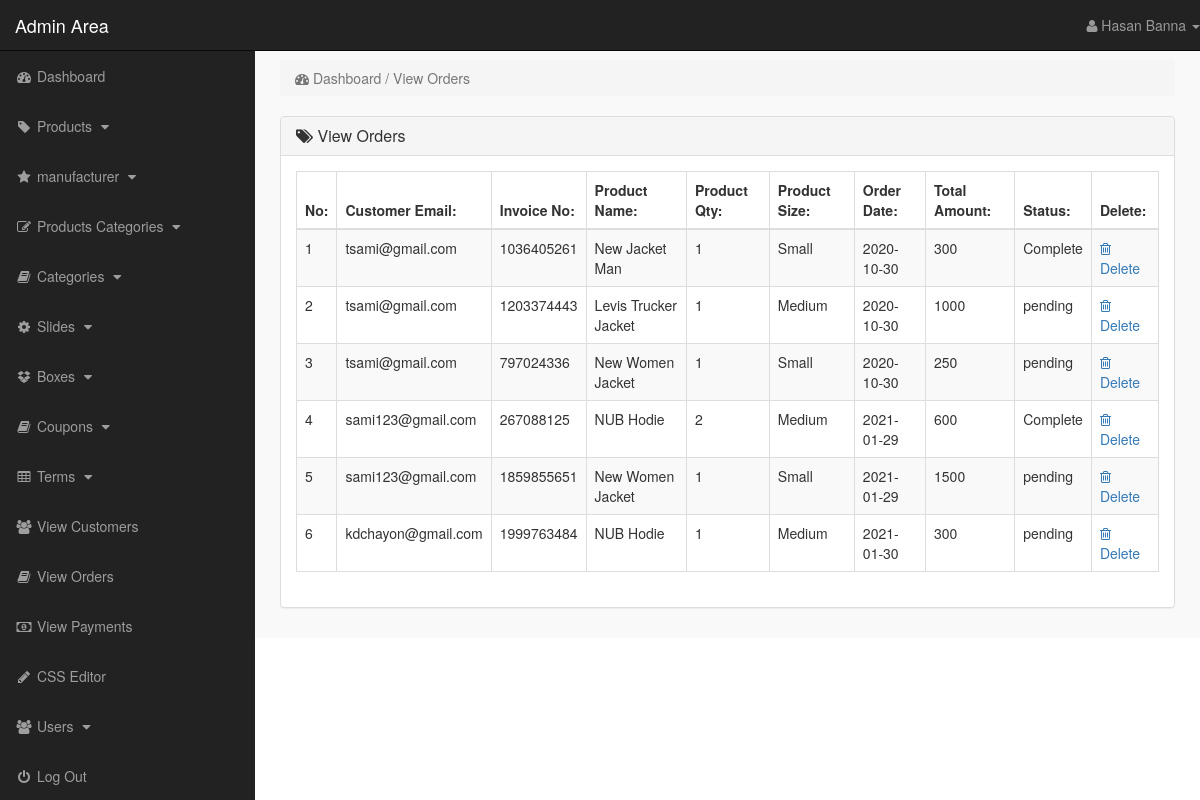
/admin_area/index.php?view_orders (signed in), run on the app's committed database.
### tables this page shows
CREATE TABLE `pending_orders` (
  `order_id` int(10) NOT NULL,
  `customer_id` int(10) NOT NULL,
  `invoice_no` int(10) NOT NULL,
  `product_id` text NOT NULL,
  `qty` int(10) NOT NULL,
  `size` text NOT NULL,
  `order_status` text NOT NULL
);

CREATE TABLE `customers` (
  `customer_id` int(10) NOT NULL,
  `customer_name` varchar(255) NOT NULL,
  `customer_email` varchar(255) NOT NULL,
  `customer_pass` varchar(255) NOT NULL,
  `token` int(11) NOT NULL,
  `status` int(11) NOT NULL,
  `customer_country` text NOT NULL,
  `customer_city` text NOT NULL,
  `customer_contact` varchar(255) NOT NULL,
  `customer_address` text NOT NULL,
  `customer_image` text NOT NULL,
  `customer_ip` varchar(100) NOT NULL
);

CREATE TABLE `products` (
  `product_id` int(10) NOT NULL,
  `p_cat_id` int(10) NOT NULL,
  `cat_id` int(10) NOT NULL,
  `manufacturer_id` int(10) NOT NULL,
  `date` timestamp NOT NULL DEFAULT current_timestamp() ON UPDATE current_timestamp(),
  `product_title` text NOT NULL,
  `product_url` text NOT NULL,
  `product_img1` text NOT NULL,
  `product_img2` text NOT NULL,
  `product_img3` text NOT NULL,
  `product_price` int(10) NOT NULL,
  `product_keywords` text NOT NULL,
  `product_desc` text NOT NULL,
  `product_features` text NOT NULL,
  `product_video` text NOT NULL,
  `product_label` text NOT NULL,
  `product_sale` int(100) NOT NULL
);

CREATE TABLE `customer_orders` (
  `order_id` int(10) NOT NULL,
  `customer_id` int(10) NOT NULL,
  `due_amount` int(100) NOT NULL,
  `invoice_no` int(100) NOT NULL,
  `qty` int(10) NOT NULL,
  `size` text NOT NULL,
  `order_date` date NOT NULL,
  `order_status` text NOT NULL
);

### admin_area/view_orders.php (the view)
<?php
    if(!isset($_SESSION['admin_email'])){
        echo "<script>window.open('login.php','_self')</script>";
    }else{
?>
<div class="row">
    <div class="col-lg-12">
        <ol class="breadcrumb">
            <li class="active">
                <i class="fa fa-dashboard"></i> Dashboard / View Orders
            </li>
        </ol>
    </div>
</div>
<div class="row">
    <div class="col-lg-12">
        <div class="panel panel-default">
            <div class="panel-heading">
               <h3 class="panel-title">
                   <i class="fa fa-tags"></i>  View Orders
               </h3>
            </div>
            <div class="panel-body">
                <div class="table-responsive">
                    <table class="table table-striped table-bordered table-hover">
                        <thead>
                            <tr>
                                <th> No: </th>
                                <th> Customer Email: </th>
                                <th> Invoice No: </th>
                                <th> Product Name: </th>
                                <th> Product Qty: </th>
                                <th> Product Size: </th>
                                <th> Order Date: </th>
                                <th> Total Amount: </th>
                                <th> Status: </th>
                                <th> Delete: </th>
                            </tr>
                        </thead>
                        <tbody>
                            <?php
                                $i=0;
                                $get_orders = "select * from pending_orders";
                                $run_orders = mysqli_query($con,$get_orders);
                                while($row_order=mysqli_fetch_array($run_orders)){
                                    $order_id = $row_order['order_id'];
                                    $c_id = $row_order['customer_id'];
                                    $invoice_no = $row_order['invoice_no'];
                                    $product_id = $row_order['product_id'];
                                    $qty = $row_order['qty'];
                                    $size = $row_order['size'];
                                    $order_status = $row_order['order_status'];
                                    $get_products = "select * from products where product_id='$product_id'";
                                    $run_products = mysqli_query($con,$get_products);
                                    $row_products = mysqli_fetch_array($run_products);
                                    $product_title = $row_products['product_title'];
                                    $get_customer = "select * from customers where customer_id='$c_id'";
                                    $run_customer = mysqli_query($con,$get_customer);
                                    $row_customer = mysqli_fetch_array($run_customer);
                                    $customer_email = $row_customer['customer_email'];
                                    $i++;
                            ?>
                            <tr>
                                <td> <?php echo $i; ?> </td>
                                <td> <?php echo $customer_email; ?> </td>
                                <td> <?php echo $invoice_no; ?></td>
                                <td> <?php echo $product_title; ?> </td>
                                <td> <?php echo $qty; ?></td>
                                <td> <?php echo $size; ?> </td>
                                <td>
                                    <?php
                                        $get_c_order = "select * from customer_orders where order_id='$order_id'";
                                        $run_c_order = mysqli_query($con,$get_c_order);
                                        $row_c_order = mysqli_fetch_array($run_c_order);
                                        $order_date = $row_c_order['order_date'];
                                        $order_amount = $row_c_order['due_amount'];
                                        echo $order_date;
                                    ?>
                                </td>
                                <td> <?php echo $order_amount; ?> </td>
                                <td>
                                    <?php
                                        if($order_status=='pending'){
                                            echo $order_status='pending';
                                        }else{
                                            echo $order_status='Complete';
                                        }
                                    ?>
                                </td>
                                <td>
                                     <a href="index.php?delete_order=<?php echo $order_id; ?>">
                                        <i class="fa fa-trash-o"></i> Delete
                                     </a>
                                </td>
                            </tr>
                            <?php } ?>
                        </tbody>
                    </table>
                </div>
            </div>
        </div>
    </div>
</div>
<?php } ?>

### admin_area/includes/sidebar.php (shortened to what this page needs)
<?php
    if(!isset($_SESSION['admin_email'])){
        echo "<script>window.open('login.php','_self')</script>";
    }else{
?>
<nav class="navbar navbar-inverse navbar-fixed-top">
    <div class="navbar-header">
        <a href="index.php?dashboard" class="navbar-brand">Admin Area</a>
    </div>
    <ul class="nav navbar-right top-nav">
        <li class="dropdown">
            <a href="#" class="dropdown-toggle" data-toggle="dropdown">
                <i class="fa fa-user"></i> <?php echo $admin_name;  ?> <b class="caret"></b>
            </a>
        </li>
    </ul>
    <div class="collapse navbar-collapse navbar-ex1-collapse">
        <ul class="nav navbar-nav side-nav">
            <li>
                <a href="index.php?dashboard">
                        <i class="fa fa-fw fa-dashboard"></i> Dashboard
                </a>
            </li>
            <li>
                <a href="#" data-toggle="collapse" data-target="#products">
                        <i class="fa fa-fw fa-tag"></i> Products
                        <i class="fa fa-fw fa-caret-down"></i>
                </a>
            </li>
            <li>
                <a href="#" data-toggle="collapse" data-target="#manufacturer">
                        <i class="fa fa-fw fa-star"></i> manufacturer
                        <i class="fa fa-fw fa-caret-down"></i>
                </a>
            </li>
            <li>
                <a href="#" data-toggle="collapse" data-target="#p_cat">
                        <i class="fa fa-fw fa-edit"></i> Products Categories
                        <i class="fa fa-fw fa-caret-down"></i>
                </a>
            </li>
            <li>
                <a href="#" data-toggle="collapse" data-target="#cat">
                        <i class="fa fa-fw fa-book"></i> Categories
                        <i class="fa fa-fw fa-caret-down"></i>
                </a>
            </li>
            <li>
                <a href="#" data-toggle="collapse" data-target="#slides">
                        <i class="fa fa-fw fa-gear"></i> Slides
                        <i class="fa fa-fw fa-caret-down"></i>
                </a>
            </li>
            <li>
                <a href="#" data-toggle="collapse" data-target="#boxes">
                        <i class="fa fa-fw fa-dropbox"></i> Boxes
                        <i class="fa fa-fw fa-caret-down"></i>
                </a>
            </li>
            <li>
                <a href="#" data-toggle="collapse" data-target="#coupon">
                        <i class="fa fa-fw fa-book"></i> Coupons
                        <i class="fa fa-fw fa-caret-down"></i>
                </a>
            </li>
            <li>
                <a href="#" data-toggle="collapse" data-target="#terms">
                        <i class="fa fa-fw fa-table"></i> Terms
                        <i class="fa fa-fw fa-caret-down"></i>
                </a>
            </li>
            <li>
                <a href="index.php?view_customers">
                    <i class="fa fa-fw fa-users"></i> View Customers
                </a>
            </li>
            <li>
                <a href="index.php?view_orders">
                    <i class="fa fa-fw fa-book"></i> View Orders
                </a>
            </li>
            <li>
                <a href="index.php?view_payments">
                    <i class="fa fa-fw fa-money"></i> View Payments
                </a>
            </li>
            <li>
                <a href="index.php?edit_css">
                    <i class="fa fa-fw fa-pencil"></i> CSS Editor
                </a>
            </li>
            <li>
                <a href="#" data-toggle="collapse" data-target="#users">
                        <i class="fa fa-fw fa-users"></i> Users
                        <i class="fa fa-fw fa-caret-down"></i>
                </a>
            </li>
            <li>
                <a href="logout.php">
                    <i class="fa fa-fw fa-power-off"></i> Log Out
                </a>
            </li>
        </ul>
    </div>
</nav>
<?php } ?>

### admin_area/css/style.css (style rules this page uses)
body { margin-top: 100px; }
@media (min-width: 768px) { body { margin-top: 50px; } }
.top-nav { 0 15px; }
.top-nav>li { float: left; display: inline-block; }
.top-nav>li>a { color: #999999; line-height: 20px; padding-top: 15px; padding-bottom: 15px; }
@media (min-width: 768px) { .side-nav { position: fixed; top: 51px; bottom: 0; width: 255px; overflow-y: auto; overflow-x: hidden; background-color: #222222; padding-bottom: 40px; border-radius: 0; } }
@media (min-width: 768px) { .side-nav>li>a { width: 255px; } }
.panel-body { border-radius: 5px; }

### data on the page
pending_orders: customer.customer_email "tsami@gmail.com", invoice_no "1036405261", product.product_title "New Jacket Man", qty "1", size "Small", customer_orders.order_date "2020-10-30", customer_orders.due_amount "300"
pending_orders: customer.customer_email "tsami@gmail.com", invoice_no "1203374443", product.product_title "Levis Trucker Jacket", qty "1", size "Medium", customer_orders.order_date "2020-10-30", customer_orders.due_amount "1000"
pending_orders: customer.customer_email "tsami@gmail.com", invoice_no "797024336", product.product_title "New Women Jacket", qty "1", size "Small", customer_orders.order_date "2020-10-30", customer_orders.due_amount "250"
pending_orders: customer.customer_email "sami123@gmail.com", invoice_no "267088125", product.product_title "NUB Hodie", qty "2", size "Medium", customer_orders.order_date "2021-01-29", customer_orders.due_amount "600"
pending_orders: customer.customer_email "sami123@gmail.com", invoice_no "1859855651", product.product_title "New Women Jacket", qty "1", size "Small", customer_orders.order_date "2021-01-29", customer_orders.due_amount "1500"
pending_orders: customer.customer_email "kdchayon@gmail.com", invoice_no "1999763484", product.product_title "NUB Hodie", qty "1", size "Medium", customer_orders.order_date "2021-01-30", customer_orders.due_amount "300"

### other printed values
$admin_name "Hasan Banna"
